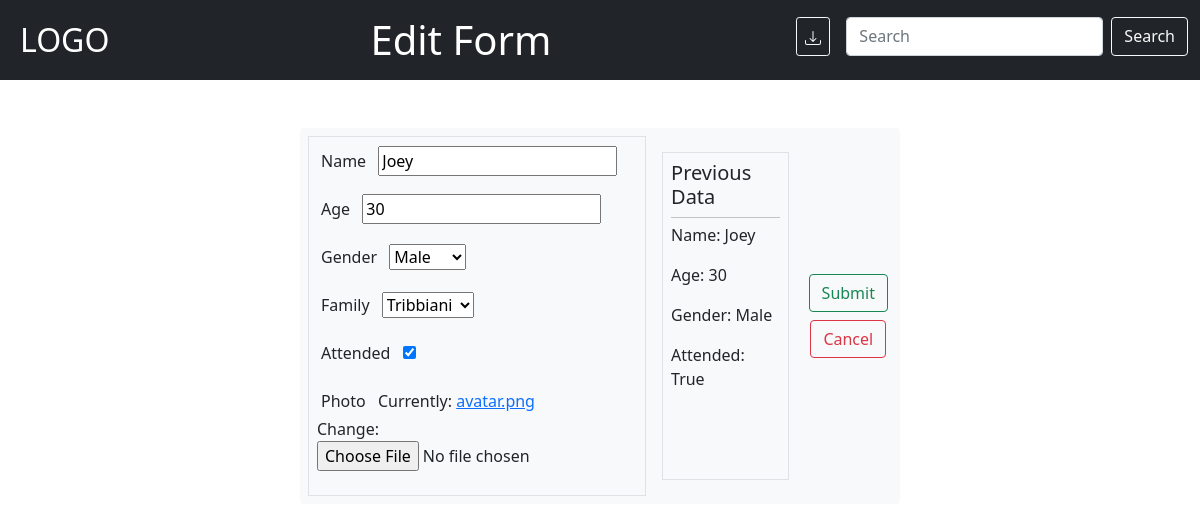
Screenshot of /edit-user/12 with the database file from the repository.
### base/models.py (models this page shows, shortened)
class Member(models.Model):
    name = models.CharField(max_length=50,null=False)
    age = models.PositiveIntegerField(null=False)
    gender = models.CharField(max_length=10,choices=[('Male','Male'),('Female','Female')])
    family = models.ForeignKey(Family,on_delete=models.CASCADE,null=False)
    attended = models.BooleanField(default=False)
    photo = models.ImageField(null="True",default='avatar.png')

### base/views.py (the view)
# urls.py: path('edit-user/<str:id>',views.editUser,name='edit-user'),
def editUser(request,id):
    member = Member.objects.get(id=id)
    form = MemberForm(instance=member)
    if request.method=='POST':
        form= MemberForm(request.POST ,request.FILES,instance=member)
        if form.is_valid():
            form.save()
        return redirect('home',1)
    context = {'member':member,'form':form}
    return render(request,'base/editUser.html',context)

### base/forms.py
class MemberForm(ModelForm):
    class Meta:
        model = Member
        fields = '__all__'

### base/models.py (called while the page is built)
    def __str__(self):
        return self.family_name

### base/templates/base/editUser.html (shortened to what this page needs)
<!DOCTYPE html>
{% load static %}
<html>
    <head>
        <link href="https://cdn.jsdelivr.net/npm/bootstrap@5.1.3/dist/css/bootstrap.min.css" rel="stylesheet">
        <link rel="stylesheet" type="text/css" href={% static 'css/main.css' %}>
    </head>
    <body>
        {% include 'base/navbar.html' %}
        <form class='bg-light rounded p-2 mt-5 position-relative container width-50' method='POST' enctype="multipart/form-data">
            <div class='d-flex' >
                <div class='border p-2'>
                    {% for field in form %}
                    <div class="mb-3">
                        <label for="{{field.label}}" class="form-label m-1">{{field.label}}</label>
                        <span class='p-1'>{{field}}</span>
                    </div>
                    {% endfor %}
                </div>
                <div class='m-3 p-2 border '>
                    <h5>Previous Data</h5>
                    <hr>
                    <p>Name: {{member.name}}</p>
                    <p>Age: {{member.age}}</p>
                    <p>Gender: {{member.gender}}</p>
                    <p>Attended: {{member.attended}}</p>
                </div>
                <div class='d-flex flex-column justify-content-center align-items-center'>
                    <button type="submit" class="btn btn-outline-success position-relative m-1 ">Submit</button>
                    <a href={% url 'home' 1 %} class="btn btn-outline-danger position-relative m-1">Cancel</a>
                </div>
        </form>
    </body>
</html>

### static/css/main.css (style rules this page uses)
html { margin: 0px; overflow: hidden; }
.width-50 { width: 50%; }
hr { width: 100%; margin: 0px; margin-bottom: 5px;; }

### rows the page displays
Member: form "Joey" "30" "Male" "Tribbiani" "☑", name "Joey", age "30", gender "Male", attended "True"

### other values shown
{{ field.label }} "Name" "Age" "Gender" "Family" "Attended" "Photo"
